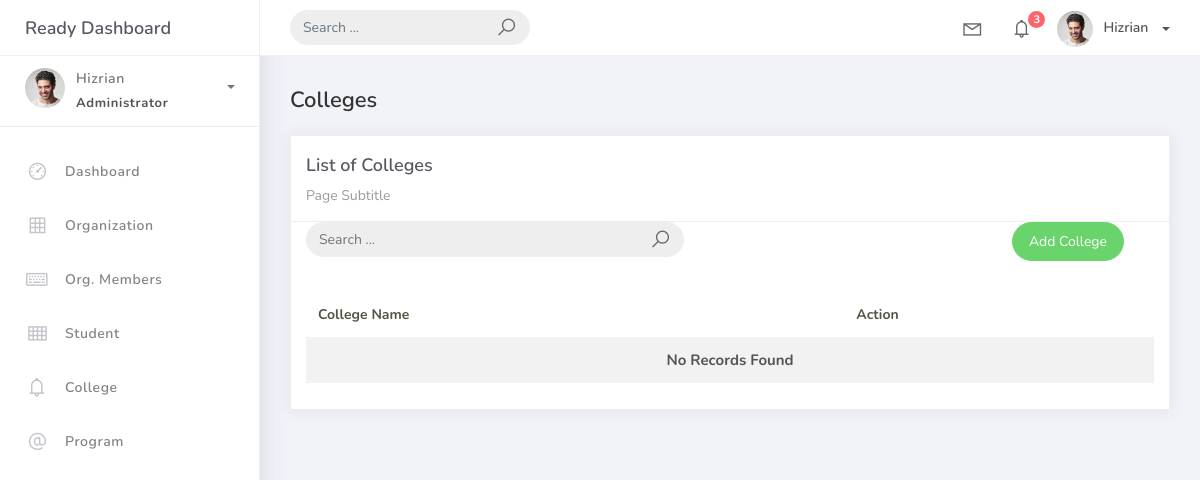
The app's page /colleges/, older data.
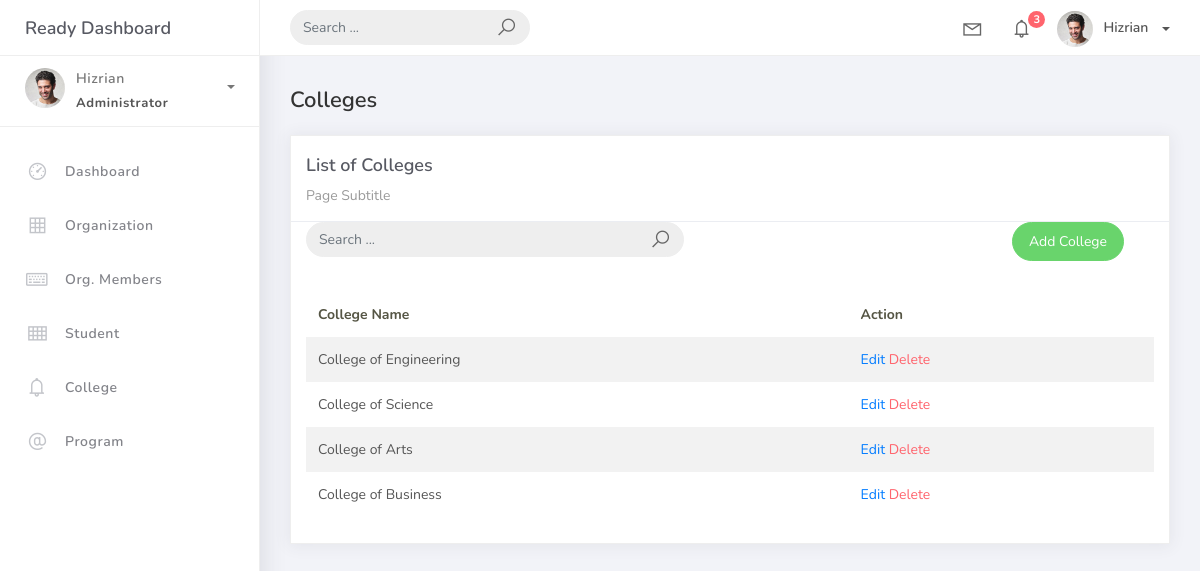
The same page, newer data.
### projectsite/models.py (models this page shows, shortened)
class BaseModel(models.Model):
    created_at = models.DateTimeField(auto_now_add=True, db_index=True)
    updated_at = models.DateTimeField(auto_now=True)
    class Meta:
        abstract = True

class College(BaseModel):
    college_name = models.CharField(max_length=150)

### projectsite/views.py (the view)
# urls.py: path('colleges/', views.CollegeListView.as_view(), name='college-list'),
class CollegeListView(ListView):
    model = College
    template_name = 'college_list.html'
    context_object_name = 'colleges'
    paginate_by = 10

### templates/college_list.html (shortened to what this page needs)
{% extends 'base.html' %} {% load static %} {% block content %}
<div class="content">
    <div class="container-fluid">
        <h4 class="page-title">Colleges</h4>
        <div class="row">
            <div class="col-md-12">
                <div class="card">
                    <div class="card-header">
                        <div class="card-title">List of Colleges</div>
                        <div class="card-category">Page Subtitle</div>
                    </div>
                    <div class="col-md-12 row">
                        <div class="col-md-6">
                            <form class="navbar-left navbar-form nav-search mr-md-3" action="{% url 'college-list' %}">
                                <div class="input-group">
                                    <input type="text" placeholder="Search ..." class="form-control" name="q"/>
                                    <div class="input-group-append">
                                        <span class="input-group-text">
                                            <i class="la la-search search-icon"></i>
                                        </span>
                                    </div>
                                </div>
                            </form>
                        </div>
                        <div class="col-md-6">
                            <div class="pull-right">
                                <a href="{% url 'college-add' %}" class="btn btn-success btn-rounded">Add College</a>
                            </div>
                        </div>
                    </div>
                    <div class="card-body">
                        <table class="table table-striped mt-3">
                            <thead>
                                <tr>
                                    <th scope="col">College Name</th>
                                    <th scope="col">Action</th>
                                </tr>
                            </thead>
                            <tbody>
                                {% for object in object_list %}
                                <tr>
                                    <td>{{ object.college_name }}</td>
                                    <td>
                                        <a href="college_list/{{ object.id }}">Edit</a>
                                        <a href="college_list/{{ object.id }}/delete" class="text-danger">Delete</a>
                                    </td>
                                </tr>
                                {% empty %}
                                <tr>
                                    <td colspan="2" style="text-align: center;">
                                        <p class="text-sm font-weight-bold mb-0">No Records Found</p>
                                    </td>
                                </tr>
                                {% endfor %}
                            </tbody>
                        </table>
                    </div>
                </div>
            </div>
        </div>
    </div>
</div>
{% endblock %}

Row changes from the older to the newer data that the page shows:
added College: college_name "College of Engineering"
added College: college_name "College of Science"
added College: college_name "College of Arts"
added College: college_name "College of Business"
Text that changed along with them:
text no longer shown: "No Records Found"
